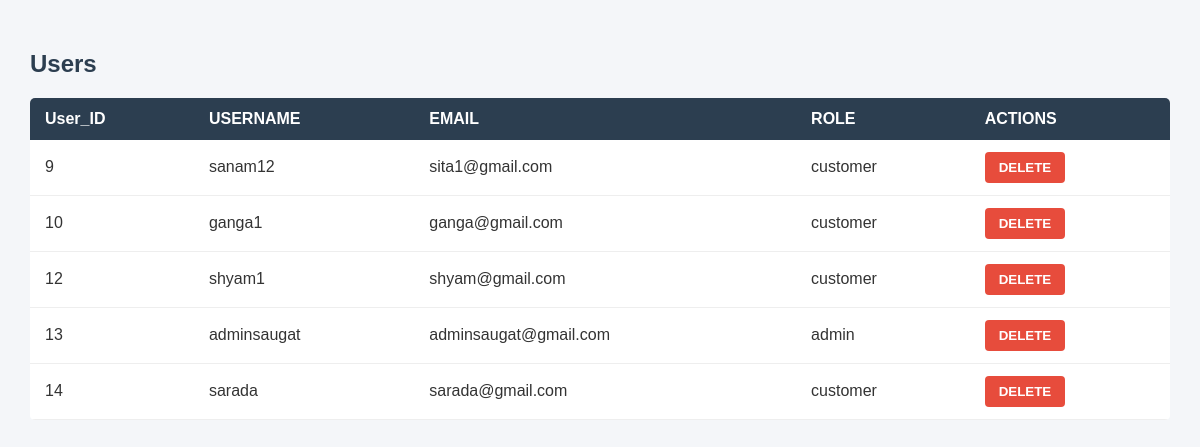
Screenshot of /view/admin/users.php (signed in) with the database file from the repository.
### tables this page shows
CREATE TABLE `users` (
  `user_id` int(11) NOT NULL,
  `username` varchar(50) NOT NULL,
  `email` varchar(100) NOT NULL,
  `password` varchar(255) NOT NULL,
  `role` varchar(20) DEFAULT 'customer'
);

### view/admin/users.php (the view, shortened to what this page needs)
<?php
include '../../config/connection.php';
$fetch_sql = "SELECT user_id,username,email,role FROM users ";
$result= $conn->query($fetch_sql);
?>
 <!DOCTYPE html>
<html lang="en">
<head>
    <link rel="stylesheet" href="../../assets/css/user.css">
</head>
<body>
<h2>Users</h2>
<?php if($result->num_rows >0):?>
    <table>
        <thead>
            <tr>
              <th>User_ID</th>
              <th>USERNAME</th>
              <th>EMAIL</th>
              <th>ROLE</th>
              <th>ACTIONS</th>
</tr>
</thead>
<tbody>
    <?php while($user = $result->fetch_assoc()):?>
        <tr>
            <td><?php echo htmlspecialchars($user['user_id']);?></td>
              <td><?php echo htmlspecialchars($user['username']);?></td>
                <td><?php echo  htmlspecialchars($user['email']);?></td>
                  <td><?php echo htmlspecialchars($user['role']);?></td>
                    <td>
                    <form action ="../../controller/admin/delete_user.php" method="POST" onsubmit="return confirm('Are you sure you want to delete this user? This will also wipe their orders!');">
                    <button type ="submit" name="delete_user_btn" class="delete-btn"> DELETE   </button>
                    </form>
                    </td>
                    </tr>
                    <?php endwhile;?>
          </tbody>
          </table>
<?php else:?>
    <h2>No Users Found</h2>
<?php endif ;?>
</body>
</html>

### assets/css/user.css (style rules this page uses)
body { font-family: Arial, sans-serif; background-color: #f4f6f9; color: #333; padding: 30px; margin: 0; }
h2 { color: #2c3e50; margin-bottom: 20px; }
table { width: 100%; background-color: #ffffff; border-collapse:collapse; border-radius: 5px; overflow: hidden; }
th, td { padding: 12px 15px; text-align: left; }
thead { background-color: #2c3e50; color: #ffffff; }
tbody tr { background-color: #ffffff; border-bottom: 1px solid #eeeeee; }
.delete-btn { background-color: #e74c3c; color: white; border: none; padding: 8px 14px; border-radius: 4px; cursor: pointer; font-weight: bold; }
form { margin: 0; }

### rows the page displays
users: user_id "9", username "sanam12", email "sita1@gmail.com", role "customer"
users: user_id "10", username "ganga1", email "ganga@gmail.com", role "customer"
users: user_id "12", username "shyam1", email "shyam@gmail.com", role "customer"
users: user_id "13", username "adminsaugat", email "adminsaugat@gmail.com", role "admin"
users: user_id "14", username "sarada", email "sarada@gmail.com", role "customer"
